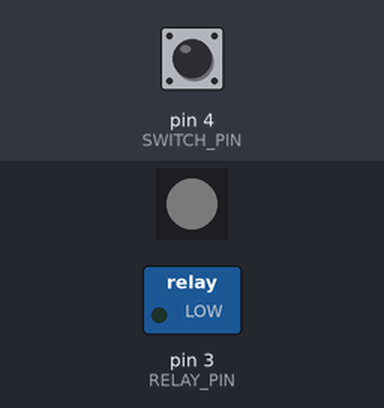
This sketch was run on a simulated Arduino Uno, built with avr-gcc and run on an emulated ATmega328P. Shown: 1 RGB LEDs in strip order, left to right, switched loads named in the sketch (green lamp = pin HIGH). Dashed ring = blinking. The inputs (shaded band) are chosen by the test bench; at power-on: pin 4 (SWITCH_PIN) LOW. Dim RGB values are drawn brighter than linear.

Above: at 1.2 s.
1.3 s: pin 4 (SWITCH_PIN) pulled HIGH for 1 s
At 4.41 s:
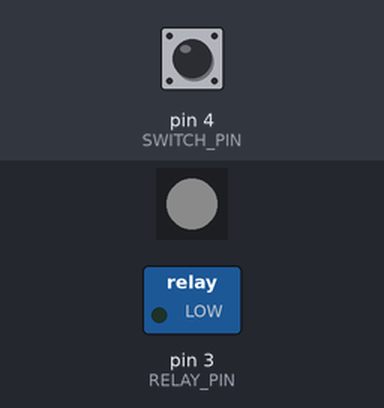
5.3 s: pin 4 (SWITCH_PIN) pulled HIGH for 1 s
At 6.24 s:
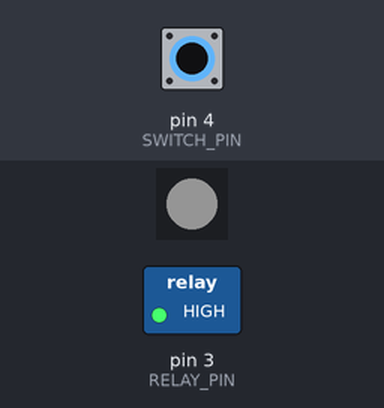
9.3 s: pin 4 (SWITCH_PIN) pulled HIGH for 0.15 s
At 10.82 s:
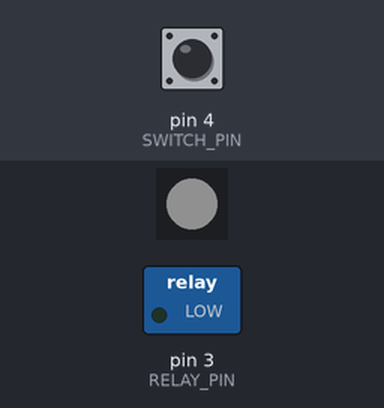
Timing chart, 0 to 18.4 s (numbered marks = the images above; inputs shaded):
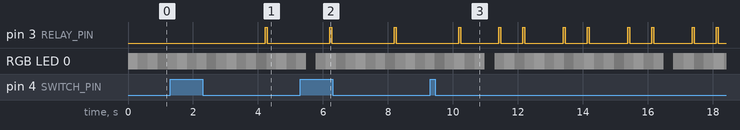

The sketch:

relay_beat_box.ino
```cpp
// Switch Beat Box Workshop.

#include <Adafruit_NeoPixel.h>

// I/O pins.
const int SWITCH_PIN = 4;
const int RELAY_PIN = 3;
const int NEOPIXEL_PIN = 2;

// Constants.
const double BPM = 120.0;
const int TICKS_PER_BEAT = 4;
const int BEATS_PER_PHRASE = 4;
const int COLOR_PALETTE[BEATS_PER_PHRASE][3] = {
  {25, 25, 25}, // RGB color for beat 0
  {25, 25, 25}, // RGB color for beat 1
  {25, 25, 25}, // RGB color for beat 2
  {25, 25, 25}, // RGB color for beat 3
};

// Derived constants.
const int MILLIS_PER_BEAT = 1.0 / BPM * 60 * 1000;
const int MILLIS_PER_TICK = MILLIS_PER_BEAT / TICKS_PER_BEAT;
const int TICKS_PER_PHRASE = TICKS_PER_BEAT * BEATS_PER_PHRASE;

Adafruit_NeoPixel led = Adafruit_NeoPixel(1, NEOPIXEL_PIN, NEO_GRBW + NEO_KHZ800);

// beat rotates between [0, NUM_BEATS_PER_PHRASE).
void update_led(int beat) {
  // Linearly decreases from 1.0 to 0.0 during a single beat.
  double energy = 1.0 - millis() % MILLIS_PER_BEAT / (double)MILLIS_PER_BEAT;
  uint32_t color = led.Color(
    energy * COLOR_PALETTE[beat][0],  // red
    energy * COLOR_PALETTE[beat][1],  // green
    energy * COLOR_PALETTE[beat][2]); // blue
  // Specify the first (aka 0-th) NeoPixel color.
  led.setPixelColor(0, color);
  // And send the signal.
  led.show();
}

// Phrase to play in the current cycle.
bool current_phrase[TICKS_PER_PHRASE] = { 0 };
// Phrase to play in the next cycle, which is being recorded currently.
bool next_phrase[TICKS_PER_PHRASE] = { 0 };

void update_phrase() {
  // Copy next_phrase to current_phrase.
  for (int i = 0; i < BEATS_PER_PHRASE; i++) {
    // Check if the beat has some input to copy.
    bool has_input = false;
    for (int j = 0; j < TICKS_PER_BEAT; j++) {
      if (next_phrase[i * TICKS_PER_BEAT + j]) {
        has_input = true;
      }
    }
    for (int j = 0; j < TICKS_PER_BEAT; j++) {
      int k = i * TICKS_PER_BEAT + j;
      // Copy the entire beat if it has some input.
      if (has_input) {
        current_phrase[k] = next_phrase[k];
      }
      // And clear next_phrase for the next recording.
      next_phrase[k] = false;
    }
  }
}

void setup() {
  // Initializes the I/O pins.
  pinMode(RELAY_PIN, OUTPUT);
  pinMode(SWITCH_PIN, INPUT);

  // Initializes the NeoPixels.
  led.begin();
}

// True if next_phrase has some data.
bool has_next_phrase = false;
// True if the switch has been pushed down.
bool is_switch_down = false;

void loop() {
  // Counters that are used to rhym the beat.
  // ticktack | 0  1  2  3  4  5  6  7  8  9 10 11 12 13 14 15 16 17 18
  // tick     | 0  0  1  1  2  2  3  3  4  4  5  5  6  6  7  7  8  8  9
  // can_tick | 1  0  1  0  1  0  1  0  1  0  1  0  1  0  1  0  1  0  1
  // beat     | 0  0  0  0  0  0  0  0  1  1  1  1  1  1  1  1  1  1  2
  int ticktack = millis() / (MILLIS_PER_TICK / 2);
  ticktack %= TICKS_PER_PHRASE * 2;
  int tick = ticktack / 2;
  bool can_tick = ticktack % 2 == 0;
  int beat = tick / TICKS_PER_BEAT;

  // Update LED color.
  update_led(beat);

  // At the beginning of a phrase, update the current phrase based on
  // the previous recording.
  if (tick == 0 && has_next_phrase) {
    update_phrase();
    has_next_phrase = false;
  } else if (tick == 1) {
    has_next_phrase = true;
  }

  // If we want to play a sound at the current tick, power up the relay
  // at the tick and power down at the tack.
  bool should_tick = current_phrase[tick] && can_tick;
  digitalWrite(RELAY_PIN, should_tick ? HIGH : LOW);

  // Watch for a switch down, and record it in next_phrase.
  if (digitalRead(SWITCH_PIN) == HIGH) {
    is_switch_down = true;
  } else if (is_switch_down) {
    is_switch_down = false;
    next_phrase[tick] = true;
  }
}
```

Measured:
- after the input at 1.3 s, pin 3 (RELAY_PIN): LOW → HIGH after 2.9 s, → LOW 0.06 s later
